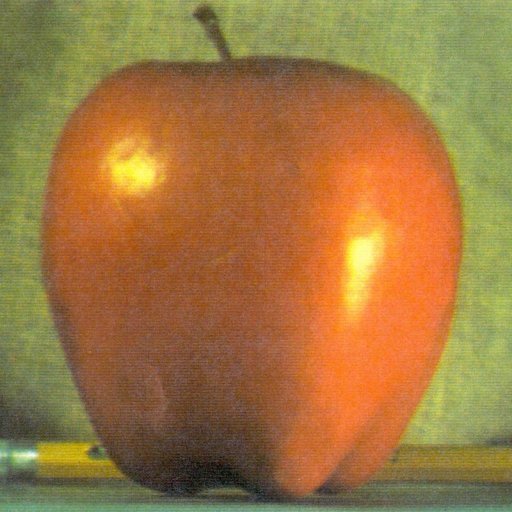
#> input picture apple.jpg, 512 x 512 px
$ jupyter execute 'Laplacian Pyramid Image Blending.ipynb'
#> lines starting #> are read from the running program, lines starting #| are printed output that depends on the picture
[cell 1]
import cv2 as cv
import numpy as np
import matplotlib.pyplot as plt

def read_image(file_path):
    """Read an image from the specified file path."""
#> called with file_path = 'apple.jpg'
    image = cv.imread(file_path)
#> image is the input picture: shape (512, 512, 3); mean B, G, R 64.8, 119.7, 159.1
#> call 2 of read_image, with file_path = 'orange.jpg'
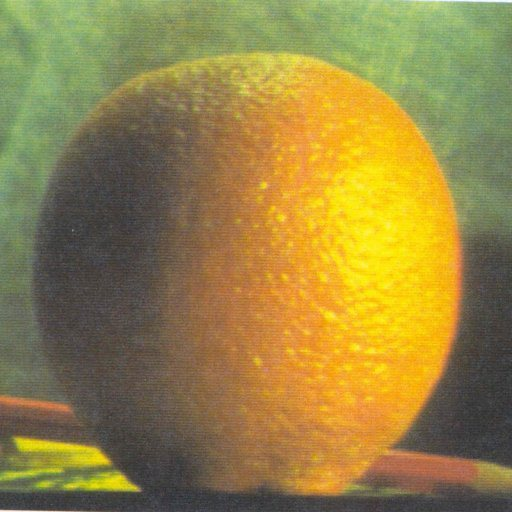
#> input picture orange.jpg, 512 x 512 px
#> in read_image, image is the input picture: shape (512, 512, 3); mean B, G, R 69.2, 131.8, 150.2
    assert image is not None, f"Failed to read the image from {file_path}"
    return image

def generate_gaussian_pyramid(image, levels=6):
    """Generate a Gaussian pyramid for the given image."""
#> called with levels = 6
    pyramid = [image.copy()]
    for _ in range(levels):
        image = cv.pyrDown(image)
        pyramid.append(image)
#> this loop made 6 passes
#> pass 3, in generate_gaussian_pyramid, `image = cv.pyrDown(image)`:
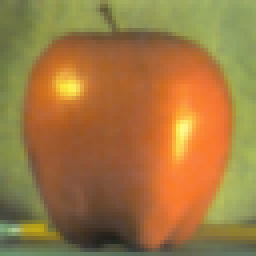
#> image: shape (64, 64, 3) (shown 4 times larger); mean of channels 0, 1, 2 64.5, 119.5, 159.1; drawn as B, G, R
#> after the loop, pyramid = 7 items
    return pyramid

def generate_laplacian_pyramid(gaussian_pyramid):
    """Generate a Laplacian pyramid for the given Gaussian pyramid."""
    laplacian_pyramid = [gaussian_pyramid[-1]]
    for i in range(len(gaussian_pyramid) - 1, 0, -1):
        expanded = cv.pyrUp(gaussian_pyramid[i])
        laplacian = cv.subtract(gaussian_pyramid[i - 1], expanded)
        laplacian_pyramid.append(laplacian)
    return laplacian_pyramid

def blend_pyramids(laplacian_pyramid1, laplacian_pyramid2):
    """Blend Laplacian pyramids of two images."""
    blended_pyramid = []
    for layer1, layer2 in zip(laplacian_pyramid1, laplacian_pyramid2):
        rows, cols, _ = layer1.shape
        blended_layer = np.hstack((layer1[:, :cols // 2], layer2[:, cols // 2:]))
        blended_pyramid.append(blended_layer)
    return blended_pyramid

def reconstruct_image(blended_pyramid):
    """Reconstruct the image from the blended Laplacian pyramid."""
    image = blended_pyramid[0]
    for layer in blended_pyramid[1:]:
        image = cv.pyrUp(image)
        image = cv.add(image, layer)
    return image

# Read input images
image1 = read_image('apple.jpg')
image2 = read_image('orange.jpg')

# Generate Gaussian pyramids for both images
gaussian_pyramid1 = generate_gaussian_pyramid(image1)
#> gaussian_pyramid1 = 7 items
gaussian_pyramid2 = generate_gaussian_pyramid(image2)
#> the loop in generate_gaussian_pyramid (call 2), `for _ in range(levels):` made 6 passes
#> pass 3, in generate_gaussian_pyramid (call 2), `image = cv.pyrDown(image)`:
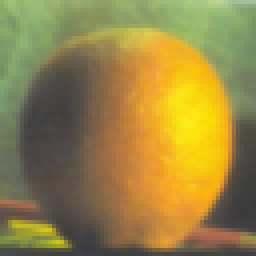
#> image: shape (64, 64, 3) (shown 4 times larger); mean of channels 0, 1, 2 69.6, 132.8, 150.9; drawn as B, G, R
#> gaussian_pyramid2 = 7 items

# Generate Laplacian pyramids for both images
laplacian_pyramid1 = generate_laplacian_pyramid(gaussian_pyramid1)
#> the loop in generate_laplacian_pyramid, `for i in range(len(gaussian_pyramid) - 1, 0, -1):` made 6 passes
#> i on passes 1, 2, 3, 5, 6: 6, 5, 4, 2, 1
#> pass 2, in generate_laplacian_pyramid, `laplacian = cv.subtract(gaussian_pyramid[i - 1], expanded)`:
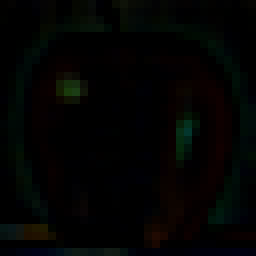
#> laplacian: shape (32, 32, 3) (shown 8 times larger); mean of channels 0, 1, 2 2.3, 3.3, 2.8; drawn as B, G, R
#> pass 3, in generate_laplacian_pyramid, `expanded = cv.pyrUp(gaussian_pyramid[i])`:
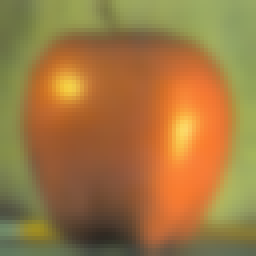
#> expanded: shape (64, 64, 3) (shown 4 times larger); mean of channels 0, 1, 2 64.4, 119.4, 159.1; drawn as B, G, R
#> laplacian_pyramid1 = 7 items
laplacian_pyramid2 = generate_laplacian_pyramid(gaussian_pyramid2)
#> the loop in generate_laplacian_pyramid (call 2), `for i in range(len(gaussian_pyramid) - 1, 0, -1):` made 6 passes
#> pass 2, in generate_laplacian_pyramid (call 2), `laplacian = cv.subtract(gaussian_pyramid[i - 1], expanded)`:
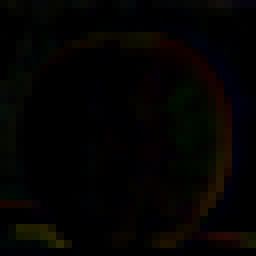
#> laplacian: shape (32, 32, 3) (shown 8 times larger); mean of channels 0, 1, 2 1.7, 2.8, 3.8; drawn as B, G, R
#> pass 3, in generate_laplacian_pyramid (call 2), `expanded = cv.pyrUp(gaussian_pyramid[i])`:
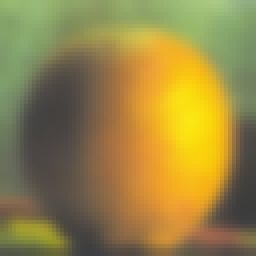
#> expanded: shape (64, 64, 3) (shown 4 times larger); mean of channels 0, 1, 2 69.6, 132.9, 151.1; drawn as B, G, R
#> laplacian_pyramid2 = 7 items

# Blend the Laplacian pyramids
blended_pyramid = blend_pyramids(laplacian_pyramid1, laplacian_pyramid2)
#> the loop in blend_pyramids, `for layer1, layer2 in zip(laplacian_pyramid1, laplacian_pyramid2):` made 7 passes
#> (rows, cols) on passes 1 to 7: (8, 8), (16, 16), (32, 32), (64, 64), (128, 128), (256, 256), (512, 512)
#> blended_pyramid = 7 items

# Reconstruct the blended image
blended_image = reconstruct_image(blended_pyramid)
#> the loop in reconstruct_image, `for layer in blended_pyramid[1:]:` made 6 passes
#> pass 3, in reconstruct_image, `image = cv.add(image, layer)`:
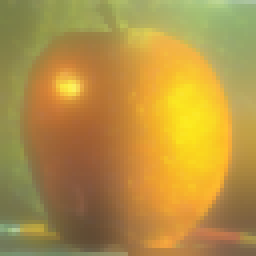
#> image: shape (64, 64, 3) (shown 4 times larger); mean of channels 0, 1, 2 67.8, 145.3, 179.4; drawn as B, G, R
#> after the loop in reconstruct_image, `for layer in blended_pyramid[1:]:`:
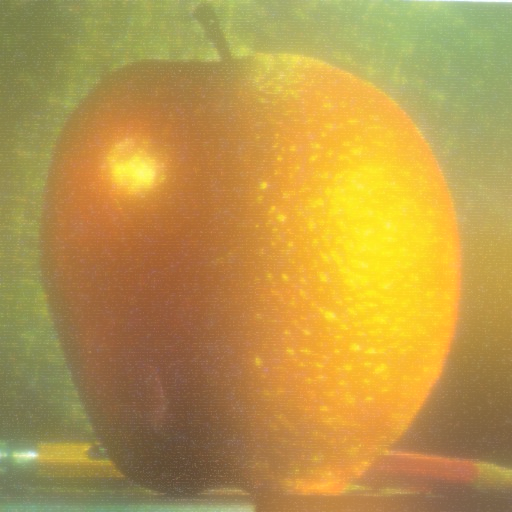
#> image: shape (512, 512, 3); mean of channels 0, 1, 2 72.7, 150.1, 184.2; drawn as B, G, R

# Display the original images and the blended image
plt.figure(figsize=(10, 5))

plt.subplot(1, 3, 1)
plt.imshow(cv.cvtColor(image1, cv.COLOR_BGR2RGB))
plt.title('Image A (Apple)')

plt.subplot(1, 3, 2)
plt.imshow(cv.cvtColor(image2, cv.COLOR_BGR2RGB))
plt.title('Image B (Orange)')

plt.subplot(1, 3, 3)
plt.imshow(cv.cvtColor(blended_image, cv.COLOR_BGR2RGB))
plt.title('Blended Image')

plt.show()
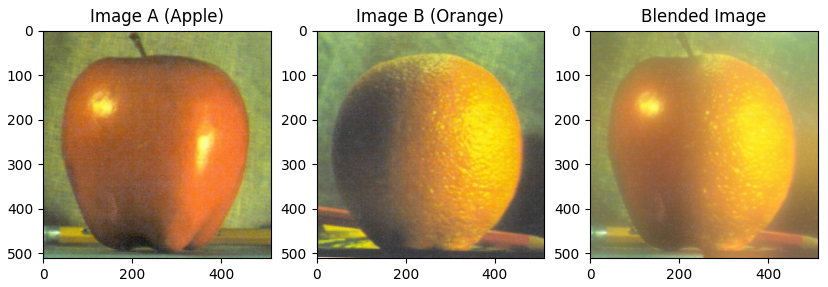
#> figure drawn by matplotlib, 3 panels
